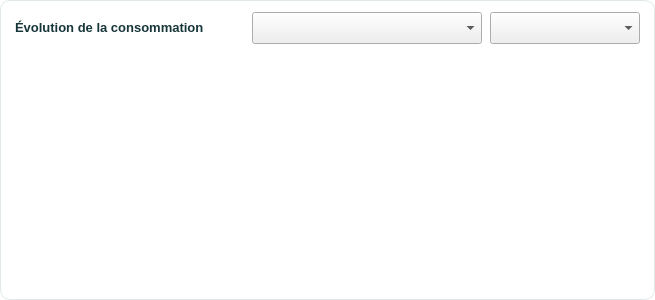
                 <widget class="QFrame" name="frameGraphiqueStock">
                  <property name="minimumSize">
                   <size>
                    <width>400</width>
                    <height>300</height>
                   </size>
                  </property>
                  <property name="maximumSize">
                   <size>
                    <width>16777215</width>
                    <height>300</height>
                   </size>
                  </property>
                  <property name="styleSheet">
                   <string>.QFrame { background-color:white; border:1px solid #E0E8E8; border-radius:10px; }</string>
                  </property>
                  <layout class="QVBoxLayout" name="layoutGraphique">
                   <property name="spacing">
                    <number>6</number>
                   </property>
                   <property name="leftMargin">
                    <number>14</number>
                   </property>
                   <property name="topMargin">
                    <number>10</number>
                   </property>
                   <property name="rightMargin">
                    <number>14</number>
                   </property>
                   <property name="bottomMargin">
                    <number>10</number>
                   </property>
                   <item>
                    <layout class="QHBoxLayout" name="layout_enteteGraphique">
                     <property name="spacing">
                      <number>8</number>
                     </property>
                     <property name="leftMargin">
                      <number>0</number>
                     </property>
                     <property name="topMargin">
                      <number>0</number>
                     </property>
                     <property name="rightMargin">
                      <number>0</number>
                     </property>
                     <property name="bottomMargin">
                      <number>0</number>
                     </property>
                     <item>
                      <widget class="QLabel" name="lblGraphTitreStock">
                       <property name="styleSheet">
                        <string>color:#17363A; font-size:13px; font-weight:bold;</string>
                       </property>
                       <property name="text">
                        <string>Évolution de la consommation</string>
                       </property>
                      </widget>
                     </item>
                     <item>
                      <spacer name="espaceGraphique">
                       <property name="orientation">
                        <enum>Qt::Orientation::Horizontal</enum>
                       </property>
                       <property name="sizeHint" stdset="0">
                        <size>
                         <width>40</width>
                         <height>20</height>
                        </size>
                       </property>
                      </spacer>
                     </item>
                     <item>
                      <widget class="QComboBox" name="cmbProduitGraphStock">
                       <property name="minimumSize">
                        <size>
                         <width>230</width>
                         <height>32</height>
                        </size>
                       </property>
                       <property name="maximumSize">
                        <size>
                         <width>230</width>
                         <height>30</height>
                        </size>
                       </property>
                       <property name="cursor">
                        <cursorShape>PointingHandCursor</cursorShape>
                       </property>
                       <property name="toolTip">
                        <string>Choisir le produit dont on suit la consommation</string>
                       </property>
                       <property name="styleSheet">
                        <string>font-size:11px;</string>
                       </property>
                      </widget>
                     </item>
                     <item>
                      <widget class="QComboBox" name="cmbPeriodeStock">
                       <property name="minimumSize">
                        <size>
                         <width>150</width>
                         <height>32</height>
                        </size>
                       </property>
                       <property name="maximumSize">
                        <size>
                         <width>150</width>
                         <height>30</height>
                        </size>
                       </property>
                       <property name="cursor">
                        <cursorShape>PointingHandCursor</cursorShape>
                       </property>
                       <property name="toolTip">
                        <string>Période affichée</string>
                       </property>
                       <property name="styleSheet">
                        <string>font-size:11px;</string>
                       </property>
                      </widget>
                     </item>
                    </layout>
                   </item>
                   <item>
                    <widget class="QWidget" name="widgetGraphiqueStock" native="true">
                     <property name="minimumSize">
                      <size>
                       <width>0</width>
                       <height>230</height>
                      </size>
                     </property>
                    </widget>
                   </item>
                  </layout>
                 </widget>
